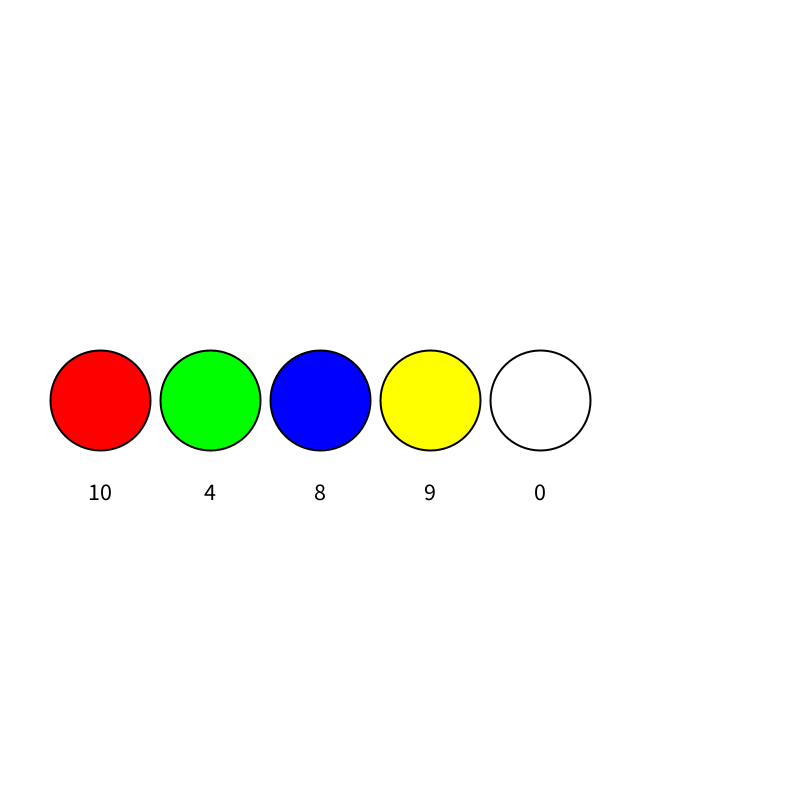
Frame 1 (no input)
Frame 60 (the mouse pressed at the canvas centre just before this capture): identical to frame 1, image omitted
Frame 120 (the mouse held since frame 60 and released just before this capture): identical to frame 1, image omitted

The Processing sketch that drew this single still picture (run headless with seeded random() and noise(); from frame 60 on, the mouse is pressed at the canvas centre):

// Processing sketch: llista_colors_stock01
// ── llista_colors_stock01.pde
LlistaColorStock lcs;
color[] c = {color(255, 0, 0), color(0, 255, 0), color(0, 0, 255), 
             color(255, 255, 0), color(255)};
             
int[] s = {10, 4, 8, 9, 0};

void setup(){
  size(800,800);
  
  lcs = new LlistaColorStock(5);
  lcs.setColors(c);
  lcs.setStocks(s);
}

void draw(){
  background(255);
  lcs.display(100,height/2, 50);
}

// ── LlistaColorsStock.pde
class LlistaColorStock {
  
  color[] colors;
  int[] stocks;
  
  LlistaColorStock(int n){
    colors = new color[n];
    stocks = new int[n];
  }
  
  void setColors(color[] cs){
    this.colors = cs;
  }
  
  void setStocks(int[] st){
    this.stocks = st;
  }
  
  void display(float x, float y, float r){
    pushStyle();
      for(int i=0; i<colors.length; i++){
        fill(colors[i]); stroke(0); strokeWeight(2);
        ellipse(x + (2*r + 10)*i, y, 2*r, 2*r);
        fill(0); textAlign(CENTER); textSize(24);
        text(stocks[i], x + (2*r + 10)*i, y + 2*r);
      }
    popStyle();
  }
  
  
  
}
